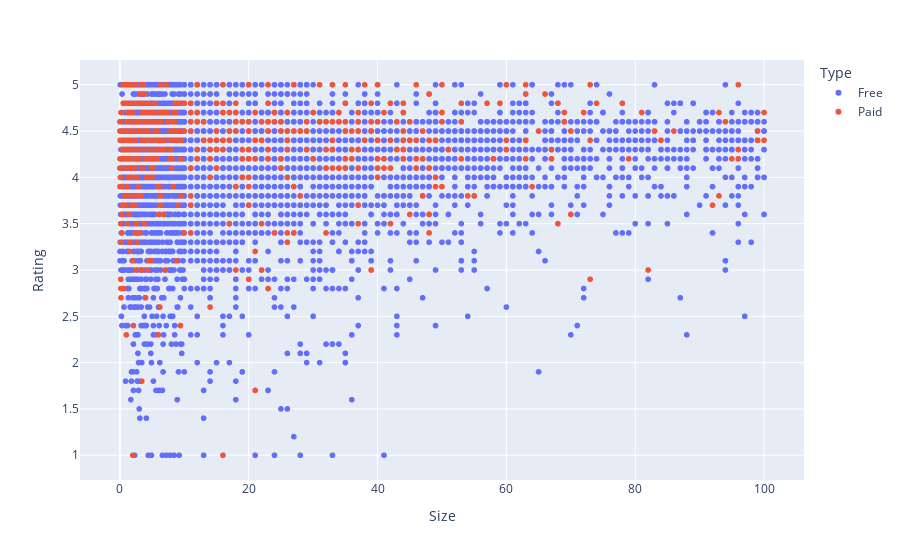

Write notebook code for a chart like this one.
### Markdown cell above
are lighter apps better rated?

### Code cell
fig = px.scatter(apps_data, x='Size', y='Rating', color='Type')
fig.show()

### Figure 1 — Plotly figure (JSON) as saved in the notebook; plotly's stock layout.template omitted (floating-point values rounded to 4 significant figures; data arrays with more than 128 entries replaced by an {"elided": "..."} marker saying what was removed)
{"data": [{"hovertemplate": "Type=Free<br>Size=%{x}<br>Rating=%{y}<extra></extra>", "legendgroup": "Free", "marker": {"color": "#636efa", "symbol": "circle"}, "mode": "markers", "name": "Free", "showlegend": true, "type": "scattergl", "x": {"elided": "6873 float values"}, "xaxis": "x", "y": {"elided": "6873 float values"}, "yaxis": "y"}, {"hovertemplate": "Type=Paid<br>Size=%{x}<br>Rating=%{y}<extra></extra>", "legendgroup": "Paid", "marker": {"color": "#EF553B", "symbol": "circle"}, "mode": "markers", "name": "Paid", "showlegend": true, "type": "scattergl", "x": {"elided": "530 float values"}, "xaxis": "x", "y": {"elided": "530 float values"}, "yaxis": "y"}], "layout": {"legend": {"title": {"text": "Type"}, "tracegroupgap": 0}, "margin": {"t": 60}, "xaxis": {"anchor": "y", "domain": [0, 1], "title": {"text": "Size"}}, "yaxis": {"anchor": "x", "domain": [0, 1], "title": {"text": "Rating"}}}}
